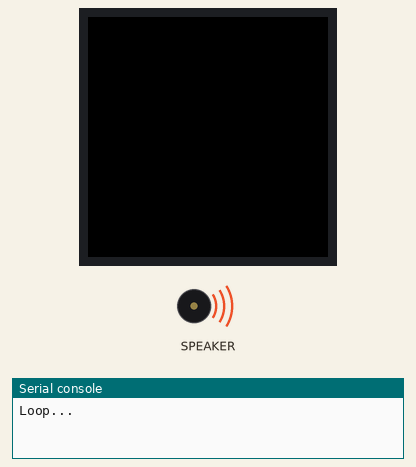
This program was run on a simulated Adafruit CLUE running CircuitPython. Shown: 240×240 colour display, buzzer (waves = sounding), the last lines printed to the serial console.

Above: at 0.5 s.
At 5.0 s:
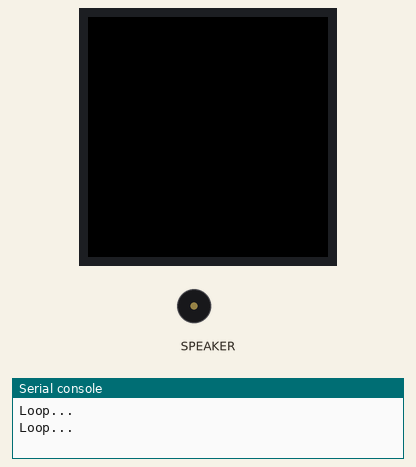
Timing chart, 0 to 6.9 s (numbered marks = the images above):
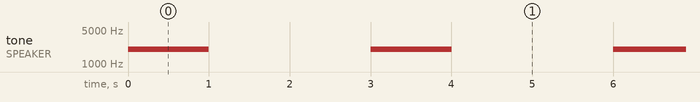

The program:

beep.py
```python
from adafruit_clue import clue
import time

clue_display = clue.simple_text_display(text_scale=3, colors=(clue.WHITE,))

clue_display[0].text = "Play a Sound"

while True:
    print("Loop...")
    clue.start_tone(2000)
    time.sleep(1)
    clue.stop_tone()
    time.sleep(2)
```

Measured:
- by itself, tone on SPEAKER: alternates 2000 Hz for 1.0 s and silent for 2.0 s
